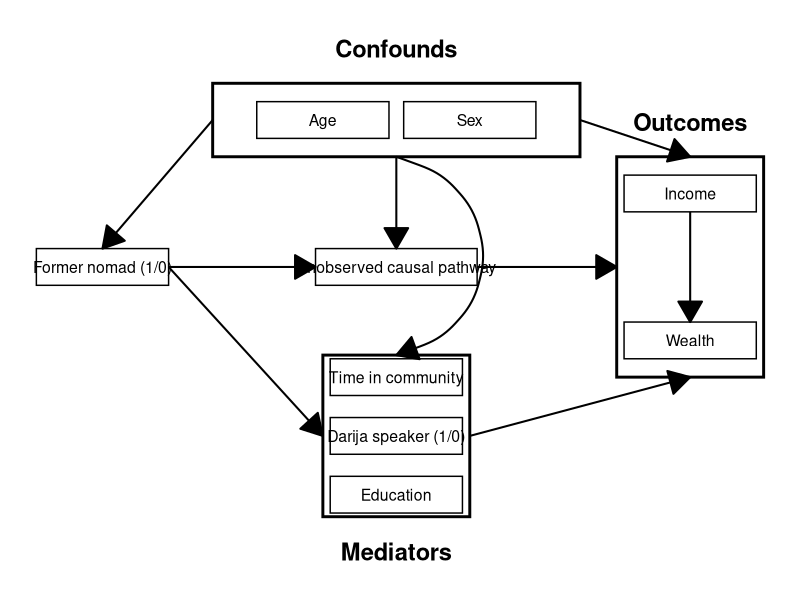
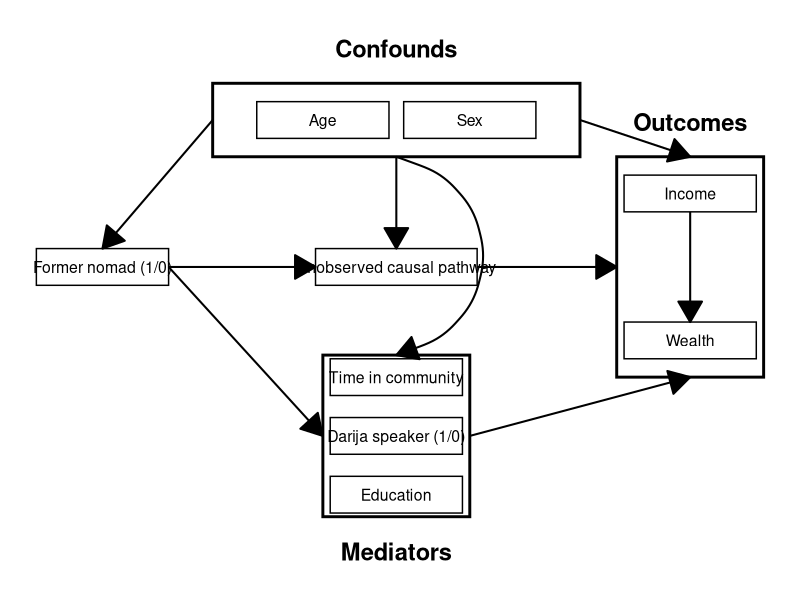

Write R code to recreate these figures, in order.
library(ggplot2)
library(grid)  # for arrow()

# ---- Box dimensions ----

make_var <- function(name, x, y, box_width = 1.8, box_height = 0.5) {
  data.frame(
    name, x, y,
    xmin = x - box_width/2,
    xmax = x + box_width/2,
    ymin = y - box_height/2,
    ymax = y + box_height/2
  )
}

# ---- Variables (with Mediators stacked vertically) ----
vars <- rbind(
  make_var("Former nomad (1/0)", -4, 0),
  make_var("Age", -1, 2),
  make_var("Sex",  1, 2),
  make_var("Time in community",      0, -1.5),
  make_var("Darija speaker (1/0)",   0, -2.3),
  make_var("Education",              0, -3.1),
  make_var("Unobserved causal pathway", 0, 0, box_width = 2.2),
  make_var("Income", 4,  1),
  make_var("Wealth", 4, -1)
)

# ---- Group boxes (Mediators label goes below) ----
groups <- rbind(
  make_var("Confounds", 0, 2, box_width = 5, box_height = 1),
  make_var("Mediators", 0, -2.3, box_width = 2, box_height = 2.2),
  make_var("Outcomes", 4, 0, box_width = 2, box_height = 3)
)

# ---- Arrow helper: connect midpoints of inner-facing edges ----
arrow_between_edge <- function(from_df, to_df, from_name, to_name,
  from_edge = "inner", to_edge = "inner") {
f <- from_df[from_df$name == from_name, ]
t <- to_df[to_df$name == to_name, ]
stopifnot(nrow(f) == 1, nrow(t) == 1)

edge_coords <- function(box, edge, other_box) {
if (edge == "inner") {
if (other_box$x > box$x) return(c(box$xmax, (box$ymin + box$ymax) / 2)) # right
if (other_box$x < box$x) return(c(box$xmin, (box$ymin + box$ymax) / 2)) # left
if (other_box$y > box$y) return(c((box$xmin + box$xmax) / 2, box$ymax)) # top
return(c((box$xmin + box$xmax) / 2, box$ymin))                          # bottom
}
switch(edge,
left   = c(box$xmin, (box$ymin + box$ymax) / 2),
right  = c(box$xmax, (box$ymin + box$ymax) / 2),
top    = c((box$xmin + box$xmax) / 2, box$ymax),
bottom = c((box$xmin + box$xmax) / 2, box$ymin),
stop("Invalid edge name"))
}

from_xy <- edge_coords(f, from_edge, t)
to_xy   <- edge_coords(t, to_edge, f)

data.frame(x = from_xy[1], y = from_xy[2],
xend = to_xy[1], yend = to_xy[2])
}


# ---- Build arrow data ----
arrows_straight <- rbind(
  arrow_between_edge(vars, groups, "Former nomad (1/0)", "Mediators"),
  arrow_between_edge(vars, vars,   "Former nomad (1/0)", "Unobserved causal pathway"),
  arrow_between_edge(groups, vars, "Confounds", "Former nomad (1/0)", "left","top"),
  arrow_between_edge(groups, groups,"Confounds","Outcomes", "right", "top"),
  arrow_between_edge(groups, vars, "Confounds", "Unobserved causal pathway"),
  arrow_between_edge(groups, groups,"Mediators","Outcomes", "right", "bottom"),
  arrow_between_edge(vars, groups, "Unobserved causal pathway", "Outcomes"),
  arrow_between_edge(vars, vars,   "Income", "Wealth")
)

# The one curved arrow: Confounds -> Mediators (route around Unobserved)
arrows_curved <- arrow_between_edge(groups, groups, "Confounds", "Mediators")

# ---- Plot ----
ggplot() +
  # Grouping boxes
  geom_rect(data = groups,
            aes(xmin = xmin, xmax = xmax, ymin = ymin, ymax = ymax),
            fill = NA, color = "black", linewidth = 1) +
  # Group labels (Confounds, Outcomes above; Mediators below)
  geom_text(data = subset(groups, name != "Mediators"),
            aes(x = x, y = ymax + 0.35, label = name),
            fontface = "bold", size = 6, vjust = 0) +
  geom_text(data = subset(groups, name == "Mediators"),
            aes(x = x, y = ymin - 0.35, label = name),
            fontface = "bold", size = 6, vjust = 1) +

  # Variable boxes + labels
  geom_rect(data = vars,
            aes(xmin = xmin, xmax = xmax, ymin = ymin, ymax = ymax),
            fill = "white", color = "black") +
  geom_text(data = vars, aes(x = x, y = y, label = name), size = 4) +

  # Straight arrows
  geom_segment(data = arrows_straight,
               aes(x = x, y = y, xend = xend, yend = yend),
               arrow = arrow(length = unit(0.6, "cm"), type = "closed"),
               linewidth = 0.7) +

  # Curved arrow (single curvature value for the whole layer)
  geom_curve(data = arrows_curved,
             aes(x = x, y = y, xend = xend, yend = yend),
             curvature = -0.9,  # bend leftwards around the Unobserved box
             arrow = arrow(length = unit(0.6, "cm"), type = "closed"),
             linewidth = 0.7) +

  coord_fixed() +
  theme_void()

ggsave("manuscripts/nomadism_ehs/figures/dag.png", width = 12, height = 6)
